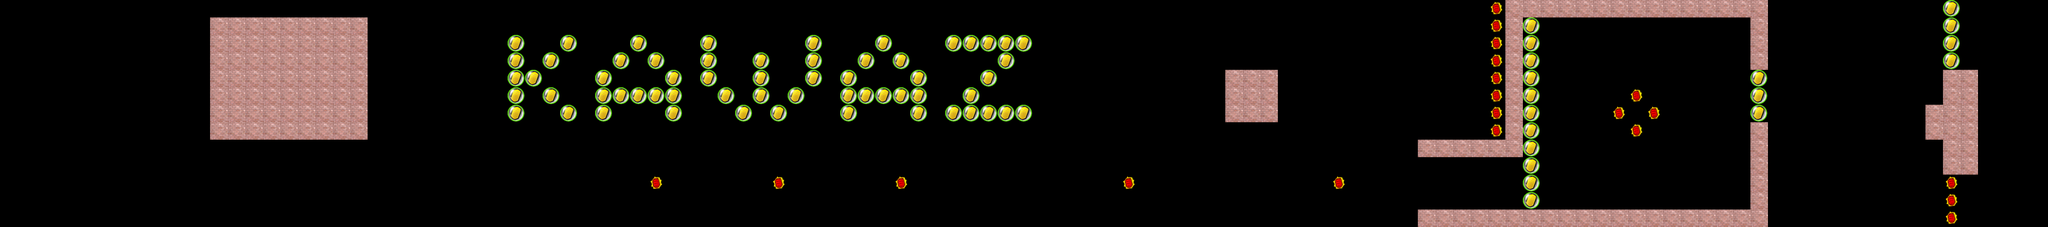

This game map was drawn from its Tiled (.tmx) file and the tilesets committed beside it. A one-line description and the trimmed map source follow:
An orthogonal 117x13 tile map with 48x48 px tiles, 2 tile layers (Terrain, Object), 2 tilesets.

<map version="1.0" orientation="orthogonal" width="117" height="13" tilewidth="48" tileheight="48">
 <tileset firstgid="1" name="Object" tilewidth="48" tileheight="48">
  <image source="objects.png" width="96" height="48" />
  <tile id="0">
   <properties>
    <property name="category" value="4" />
   </properties>
  </tile>
  <tile id="1">
   <properties>
    <property name="category" value="8" />
   </properties>
  </tile>
 </tileset>
 <tileset firstgid="3" name="Terrain" tilewidth="48" tileheight="48">
  <image source="block.png" width="48" height="48" />
  <tile id="0">
   <properties>
    <property name="category" value="1" />
   </properties>
  </tile>
 </tileset>
 <layer name="Terrain" width="117" height="13">
  <data>[1521 cells, 142 non-empty, 1 distinct tile ids]</data>
 </layer>
 <layer name="Object" width="117" height="13">
  <data>[1521 cells, 98 non-empty, 2 distinct tile ids]</data>
 </layer>
</map>